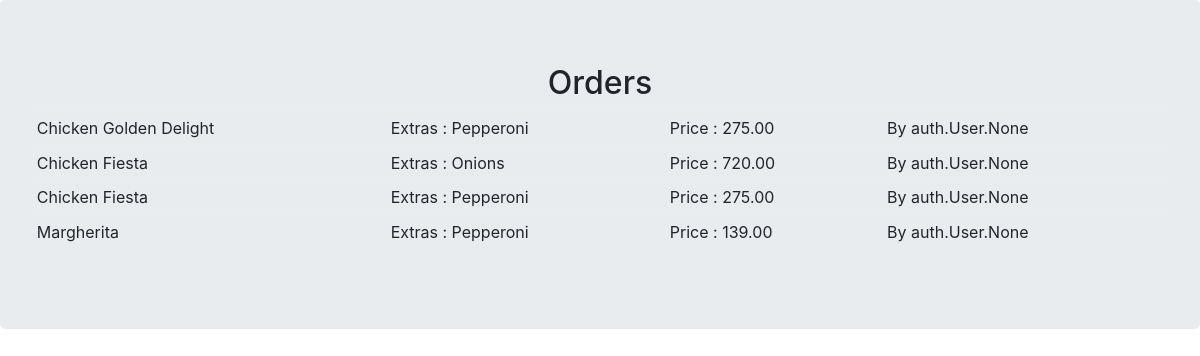
/view_orders, run on an earlier commit of the app's database.
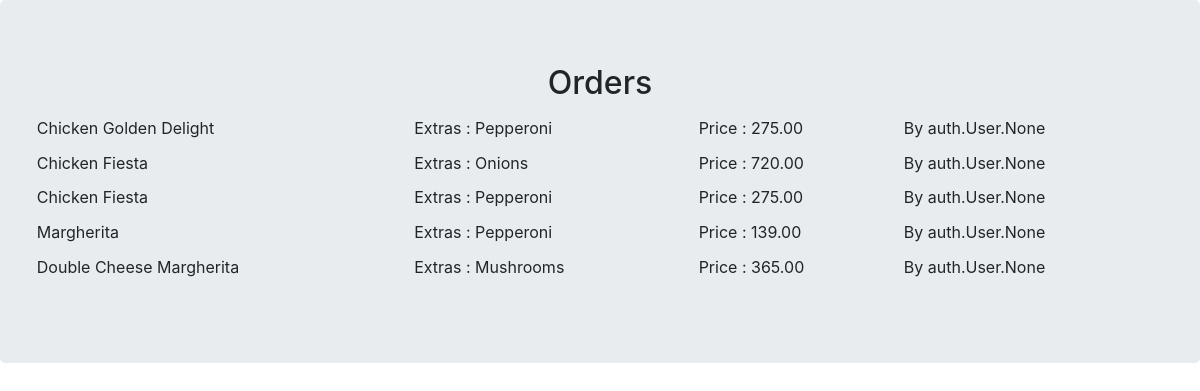
And on a later commit of the database.
### orders/models.py (models this page shows)
class Orders(models.Model):
	item = models.CharField(max_length=64)
	price = models.DecimalField(max_digits=5,decimal_places=2)
	extras = models.CharField(max_length=64 , null=True, blank=True)
	user = models.ManyToManyField(User , related_name="customer")

### orders/views.py (the view)
# urls.py: path("view_orders" , views.view_orders)
def view_orders(request):
    orders = Orders.objects.all()
    context = {
        "orders": orders
    }
    return render(request, "orders/view_orders.html", context)

### orders/templates/orders/view_orders.html (shortened to what this page needs)
{% extends "orders/base.html" %}
{% block body %}
<center><h2>Orders</h2></center>
			<table class="table table-sm table-hover">
            {% for order in orders %}
            <tr>
                <td>{{order.item}}</td>
                <td>Extras : {{order.extras}}</td>
                <td>Price : {{order.price}}</td>
                <td>By {{order.user}}</td>
            </tr>
            {% endfor %}
        </table>
{% endblock %}

### orders/templates/orders/base.html (shortened to what this page needs)
<!DOCTYPE html>
<html>
<head>
	 <link rel="stylesheet" href="https://maxcdn.bootstrapcdn.com/bootstrap/4.0.0-beta.3/css/bootstrap.min.css">
</head>
<body>
	<div class="jumbotron">
	{% block body %}
	{% endblock %}
	</div>
</body>
</html>

### orders/templates/orders/base.html (style rules this page uses)
.table { width: 100%; margin-bottom: 1rem; color: #212529; }
.table th, .table td { padding: 0.9375rem; vertical-align: top; border-top: 1px solid #ebedf2; }
.table-sm th, .table-sm td { padding: 0.3rem; }

What changed in the data, as far as the page shows it:
added Orders: item "Double Cheese Margherita", extras "Mushrooms", price "365.00", user "auth.User.None"
